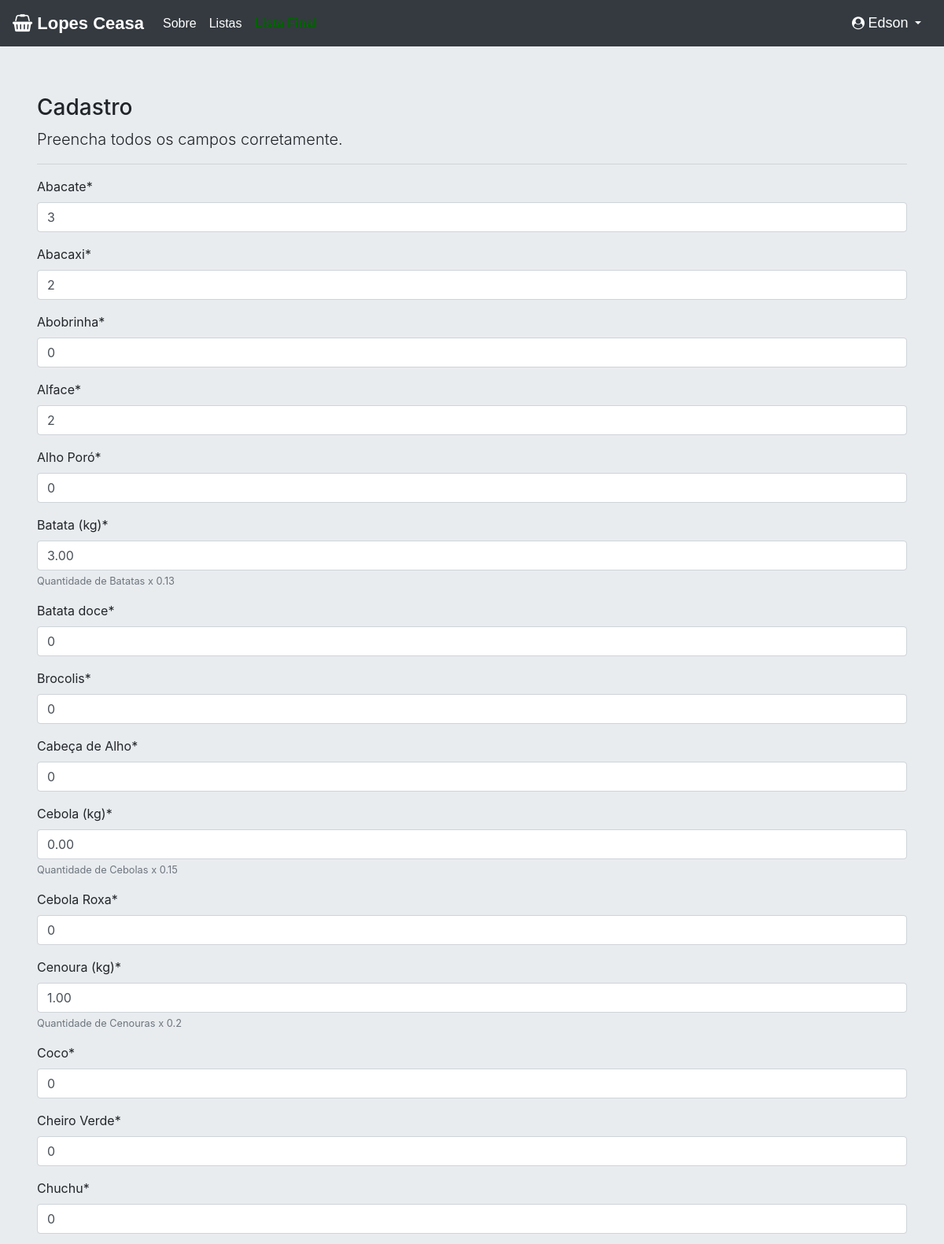
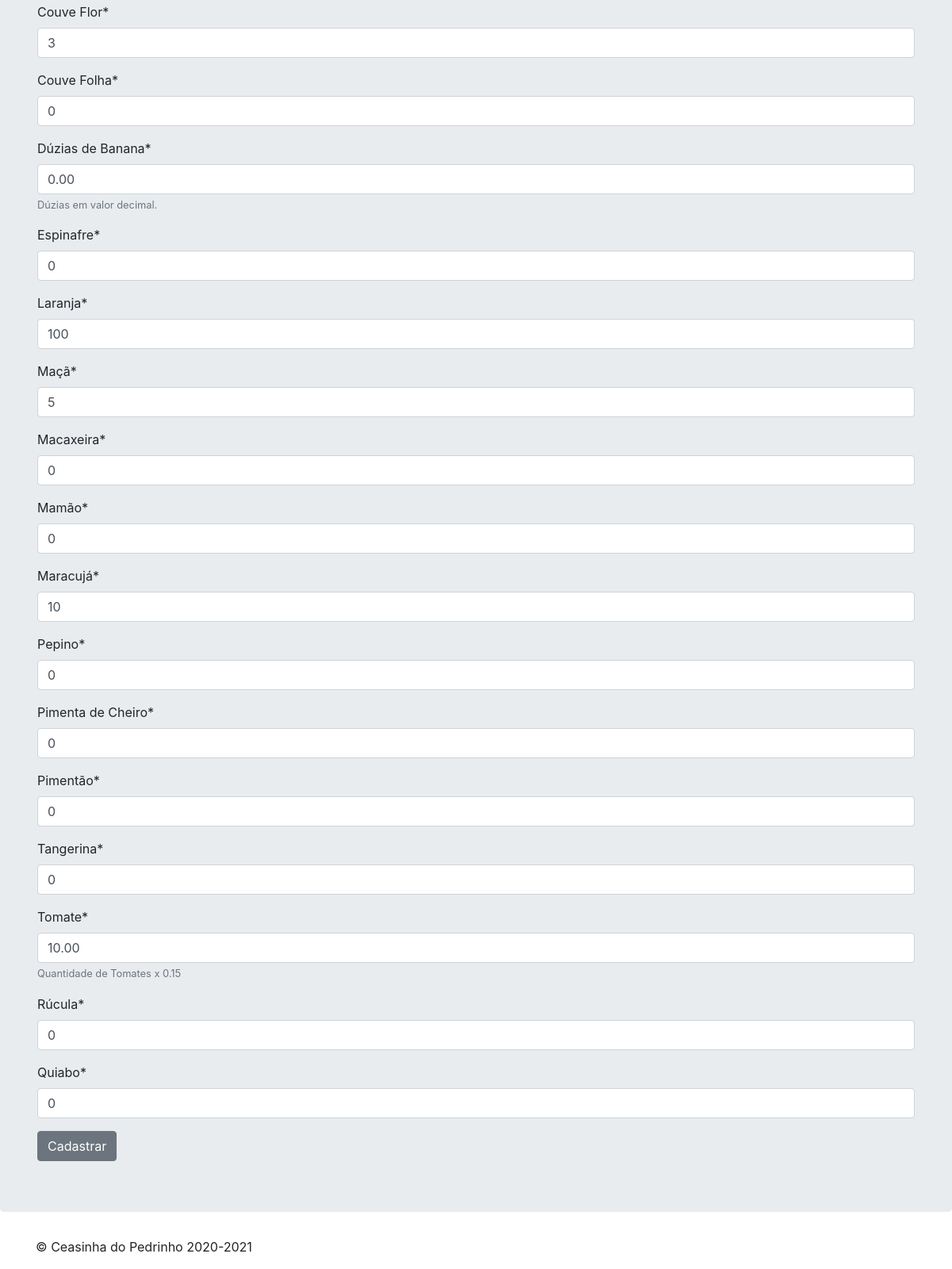
The page /editar/verduras/2 (signed in) on the database its author committed (2 pictures, top to bottom).
### cadastros/models.py (models this page shows, shortened)
class Verdura(models.Model):
    data = models.DateField(default=timezone.now)
    usuario = models.ForeignKey(User, on_delete=models.PROTECT)
    abacate = models.IntegerField(default=0)
    abacaxi = models.IntegerField(default=0)
    abobrinha = models.IntegerField(default=0)
    alface = models.IntegerField(default=0)
    alho_poro = models.IntegerField(default=0, verbose_name='Alho Poró')
    batata = models.DecimalField(default=0, verbose_name='Batata (kg)', help_text='Quantidade de Batatas x 0.13', decimal_places=2, max_digits=5)
    batata_doce = models.IntegerField(default=0)
    brocolis = models.IntegerField(default=0)
    cabeca_de_alho = models.IntegerField(default=0, verbose_name='Cabeça de Alho')
    cebola = models.DecimalField(default=0, verbose_name='Cebola (kg)', max_digits=5, decimal_places=2, help_text='Quantidade de Cebolas x 0.15')
    cebola_roxa = models.IntegerField(default=0, verbose_name='Cebola Roxa')
    cenoura = models.DecimalField(default=0, verbose_name='Cenoura (kg)',
                                  help_text='Quantidade de Cenouras x 0.2', decimal_places=2, max_digits=5)
    coco = models.IntegerField(default=0)
    cheiro_verde = models.IntegerField(default=0, verbose_name='Cheiro Verde')
    chuchu = models.IntegerField(default=0)
    couve_flor = models.IntegerField(default=0, verbose_name='Couve Flor')
    couve_folha = models.IntegerField(default=0, verbose_name='Couve Folha')
    banana = models.DecimalField(
        default=0, verbose_name='Dúzias de Banana',
         decimal_places=2, max_digits=5, help_text='Dúzias em valor decimal.')
    espinafre = models.IntegerField(default=0)
    laranja = models.IntegerField(default=0)
    maca = models.IntegerField(default=0, verbose_name='Maçã')
    macaxeira = models.IntegerField(default=0)
    mamao = models.IntegerField(default=0, verbose_name='Mamão')
    maracuja = models.IntegerField(default=0, verbose_name='Maracujá')
    pepino = models.IntegerField(default=0)
    pimenta_de_cheiro = models.IntegerField(default=0, verbose_name='Pimenta de Cheiro')
    pimentao = models.IntegerField(default=0, verbose_name='Pimentão')
    tangerina = models.IntegerField(default=0)
    tomate = models.DecimalField(default=0, decimal_places=2, max_digits=5, help_text='Quantidade de Tomates x 0.15')
    rucula = models.IntegerField(default=0, verbose_name='Rúcula')
    quiabo = models.IntegerField(default=0)

### cadastros/views.py (the view)
# urls.py: path('editar/verduras/<int:pk>', VerduraUpdate.as_view(), name='editar-verduras'),
class VerduraUpdate(GroupRequiredMixin, LoginRequiredMixin, UpdateView):
    group_required = u'Família'
    login_url = reverse_lazy('login')
    model = Verdura
    a = []
    for v in vegetables.keys():
        a.append(v)
    fields = a.copy()
    template_name = 'cadastros/form.html'
    success_url = reverse_lazy('listar-verduras')

### cadastros/templates/cadastros/form.html (shortened to what this page needs)
{% extends "paginas/templates/modelopro.html" %}
{%load static%}
{% load crispy_forms_tags %}
{%block principal%}
<h3>Cadastro</h3>
<p class="lead">
    Preencha todos os campos corretamente.
</p>
<hr>
<form action="" method="POST">
    {{ form|crispy }}
    <button type="submit" class="btn btn-secondary">Cadastrar</button>
</form>
{%endblock%}

### paginas/templates/modelopro.html (shortened to what this page needs)
{% load static %}
<!DOCTYPE html>
<html lang="pt-BR">
  <head>
<link href="{% static 'css/bootstrap.css' %}" rel="stylesheet">
<link rel="stylesheet" href="https://maxcdn.bootstrapcdn.com/font-
awesome/4.7.0/css/font-awesome.min.css">
    <link href="{% static 'css/jumbotron.css' %}" rel="stylesheet">
  </head>
  <body>
    {% block navbar %}
  <div class="container">
    <nav class="navbar navbar-expand-md navbar-dark fixed-top bg-dark">
      <a class="navbar-brand" href="{% url 'index' %}" style="font-weight: bold; font-size: 22px; font-family:sans-serif;">
        <i class="fa fa-shopping-basket" aria-hidden="true" ></i>
        Lopes Ceasa
      </a>
      <div class="collapse navbar-collapse" id="navbarsExampleDefault">
        <ul class="navbar-nav mr-auto">
          <li class="nav-item active">
            <a class="nav-link" href="{% url 'sobre' %}" style="font-family: sans-serif;">
              Sobre <span class="sr-only">(atual)</span>
            </a>
          </li>
          {% if request.user.is_authenticated%}
          <li class="nav-item active">
            <a class="nav-link" href="{% url 'listar-verduras-total' %}" style="font-family: sans-serif;" >
              Listas
            </a>
          </li>
          <li class="nav-item active">
            <a class="nav-link" href="{% url 'listar-verduras-final' %}" style="font-family: sans-serif; font-weight: bold; color: darkgreen;">
            </a>
          </li>
          {%endif%}
        </ul>
        <ul class="navbar-nav">
          {% if request.user.is_authenticated%}
          <div class="btn-group">
            <button class="btn btn-dark dropdown-toggle" type="button" id="triggerId" data-toggle="dropdown" aria-haspopup="true"
                aria-expanded="false">
                <i class="fa fa-user-circle"></i>
                <span id="username" style="font-size: 18px; font-family: sans-serif;">{{request.user}}</span>
            </button>
          </div>
          {% else %}
          <li class="nav-item active">
            <a class="nav-link" href="{% url 'login' %}" style="font-family: sans-serif;">
              <i class="fa fa-sign-in" aria-hidden="true"></i>
              Login
            </a>
          {%endif%}
        </ul>
      </div>
    </nav>
  </div>
<main role="main">
  {% endblock %}
<main role="main">
  <div class="jumbotron">
    <div class="container">
      {% block principal %}{% endblock %}
</main>
{% block rodape %}
<footer class="container">
  <p>&copy; Ceasinha do Pedrinho 2020-2021</p>
</footer>
{% endblock %}
</html>

### paginas/static/css/jumbotron.css (style rules this page uses)
body { padding-top: 3.5rem; }

### rows shown on the page
Verdura: abacate "3", abacaxi "2", abobrinha "0", alface "2", alho_poro "0", batata "3.00", batata_doce "0", brocolis "0", cabeca_de_alho "0", cebola "0.00", cebola_roxa "0", cenoura "1.00", coco "0", cheiro_verde "0", chuchu "0", couve_flor "3", couve_folha "0", banana "0.00", espinafre "0", laranja "100", maca "5", macaxeira "0", mamao "0", maracuja "10", pepino "0", pimenta_de_cheiro "0", pimentao "0", tangerina "0", tomate "10.00", rucula "0", quiabo "0"

### other values the page prints
{{ request.user }} "Edson"
